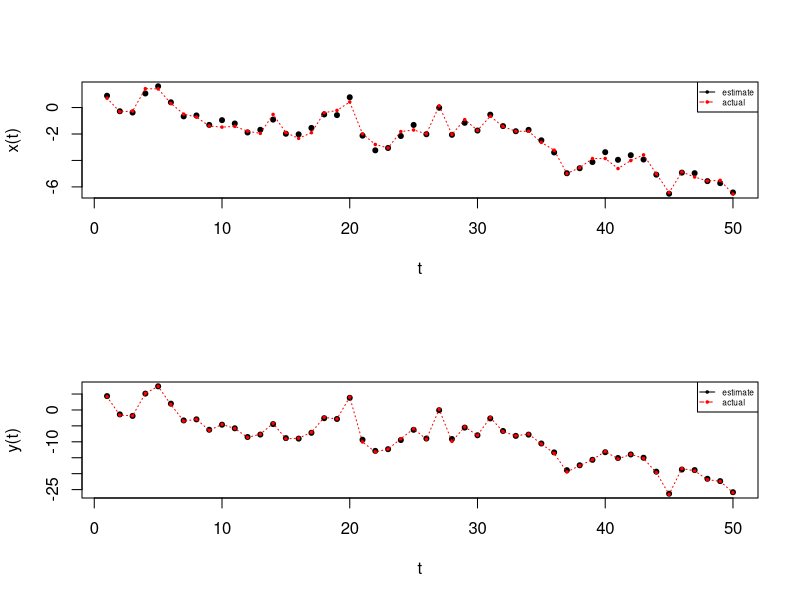

Generate this figure with R:
bf <- function(ys, draw_xs, draw_weights, M) {
    # BF implementation in 1 dimension
    #
    # params:
    #   ys:           time series \in R^{T x 1}
    #   draw_xs:      draws M particles from p(x_t | x_t-1)
    #   draw_weights: returns probability vector based on the likelihood p(y_t | x_t)
    #   M:            number of particles to draw
    T <- length(ys)

    # ps = particles
    # there is some arbitrariness in the initial particle choice
    prev_ps <- draw_xs(rep(0, M))
    ps <- matrix(, nrow=M, ncol = T)

    for(i in 1:T) {
        new_ps <- draw_xs(prev_ps)
        ws <- draw_weights(ys[i], new_ps)
        new_ps_weighted <- sample(new_ps, size=M, replace=TRUE, prob=ws)

        prev_ps <- new_ps_weighted
        ps[, i] <- prev_ps
    }
    ps
}

test <- function() {
    T <- 50
    M <- 1000
    sigma2x <- 1
    sigmax <- sqrt(sigma2x)
    sigma2y <- 1
    sigmay <- sqrt(sigma2y)
    eps <- rnorm(T, mean = 0, sd = sigmax)
    nu <- rnorm(T, mean = 0, sd = sigmay)

    g <- function(x) {
        4 * x + sin(x)
    }

    xsreal <- cumsum(eps)
    ys <- g(xsreal) + nu

    draw_xs <- function(prev_xs) {
        prev_xs + rnorm(M, mean = 0, sd = sigmax)
    }

    draw_weights <- function(y, xs) {
        w <- dnorm(y, mean = g(xs), sd = sigmay)
        w <- w / sum(w)
        w
    }

    particles <- bf(ys, draw_xs, draw_weights, M)

    xs_post_means <- colMeans(particles)

    minmax <- function(x) {
        c(min(x), max(x))
    }

    par(oma=c(0, 0, 0, 0), mfrow=c(2, 1))
    plot(1:T,
         xs_post_means,
         col='black',
         pch=20,
         cex=1,
         ylim=minmax(xs_post_means),
         xlab='t',
         ylab='x(t)')
    points(1:T, xsreal, col='red', pch=20, cex=0.5)
    lines(spline(1:T, xsreal, n=T), col='red', lty='dotted')
    legend("topright",
           legend=c("estimate", "actual"),
           col=c('black', 'red'),
           lty=1:2,
           cex=0.5,
           pch=20)

    yhat <- g(xs_post_means)
    plot(1:T,
         yhat,
         col='black',
         pch=20,
         cex=1,
         ylim=minmax(yhat),
         xlab='t',
         ylab='y(t)')
    points(1:T, ys, col='red', pch=20, cex=0.5)
    lines(spline(1:T, ys, n=T), col='red', lty='dotted')
    legend("topright",
           legend=c("estimate", "actual"),
           col=c('black', 'red'),
           lty=1:2,
           cex=0.5,
           pch=20)

}

test()
